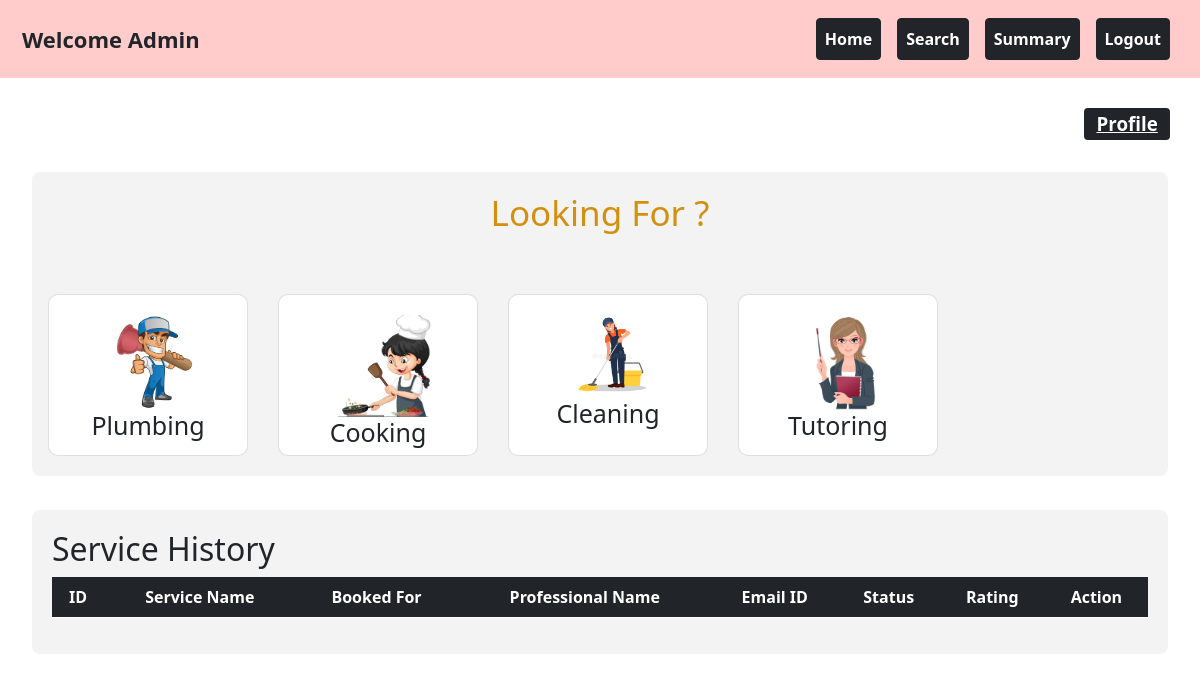
The page /customer_dashboard/1 on the database its author committed.
### backend/models.py (models this page shows)
class Customer_Info(db.Model):
    __tablename__="customer_info"
    id=db.Column(db.Integer,primary_key=True)
    email_id=db.Column(db.String,unique=True,nullable=False)
    password=db.Column(db.String,nullable=False)
    full_name=db.Column(db.String,nullable=False)
    phone_number=db.Column(db.Integer,nullable=False)
    role=db.Column(db.Integer,default=1) #for customer its 1 . for admin its 0
    address=db.Column(db.String,nullable=False)
    pin_code=db.Column(db.Integer,nullable=False)
    blocked_status=db.Column(db.Integer,default=0) #not blocked=0, 1-blocked
    service_requests=db.relationship("Service_Request",cascade="all,delete",backref="customer_info",lazy=True)

class Service(db.Model):
    __tablename__="service"
    id=db.Column(db.Integer,primary_key=True)
    name=db.Column(db.String,nullable=False)
    basic_price=db.Column(db.Integer,nullable=False)
    Description=db.Column(db.String,nullable=False)
    professionals=db.relationship("Professional_Info",cascade="all,delete",backref="service",lazy=True)
    service_requests=db.relationship("Service_Request",cascade="all,delete",backref="service",lazy=True)

### backend/controller.py (the view)
@app.route("/customer_dashboard/<int:cust_id>",methods=["GET","POST"])
def customer_dashboard(cust_id):
    cust_obj=Customer_Info.query.get(cust_id)
    serv_req=Service_Request.query.filter_by(customer_id=cust_id).all()
    service_obj=Service.query.all()
    prof_dict={prof_obj.id:prof_obj for prof_obj in Professional_Info.query.all()}
    service_dict={service.id:service for service in Service.query.all()}
    return render_template("customer_dashboard.html",prof_dict=prof_dict,serv_dict=service_dict,serv_req=serv_req,cust_obj=cust_obj,serv_obj=service_obj)

### templates/customer_dashboard.html (shortened to what this page needs)
<!DOCTYPE html>
<html lang="en">
    <head>
        <link rel="stylesheet" href="/static\styles\style.css">
        <link href="https://cdn.jsdelivr.net/npm/bootstrap@5.0.2/dist/css/bootstrap.min.css" rel="stylesheet">
    </head>
    <body>
        <div class="container-fluid" style="background-color: #ffcccb; padding: 10px;">
            <nav class="navbar navbar-expand-lg navbar-light w-100">
                <div class="container-fluid">
                    <div style="font-size: 22px;"><strong>Welcome {{cust_obj.full_name}}</strong></div>
                    <div class="collapse navbar-collapse justify-content-end" id="navbarNav">
                        <ul class="navbar-nav">
                            <li class="nav-item">
                                <a class="nav-link btn btn-dark mx-2 text-white fw-bold" href="#home">Home</a>
                            </li>
                            <li class="nav-item">
                                <a class="nav-link btn btn-dark mx-2 text-white fw-bold" href="{{url_for('search_tab_cust',cust_id=cust_obj.id)}}">Search</a>
                            </li>
                            <li class="nav-item">
                                <a class="nav-link btn btn-dark mx-2 text-white fw-bold" href="{{url_for('summary_customer',cust_id=cust_obj.id)}}">Summary</a>
                            </li>
                            <li class="nav-item">
                                <a class="nav-link btn btn-dark mx-2 text-white fw-bold" href="/">Logout</a>
                            </li>
                        </ul>
                    </div>
                </div>
            </nav>
        </div>
        <div id="home" class="content-section">
            <div style="display: flex; justify-content: right;margin-top: 30px;font-size: 25px;margin-right: 30px;">
                <a href="{{url_for('cust_profile',cust_id=cust_obj.id)}}" class="badge bg-dark">Profile</a>
            </div>
            <div class="container-box" >
                <h2 style="text-align: center;color: #d2900e;font-size: 35px;">Looking For ?</h2>
                <div class="row row-cols-1 row-cols-md-4 g-2" style="display: flex;gap: 30px;">
                    {% for serv in serv_obj %}
                    <a href="{{url_for('best_service',serv_id=serv.id,cust_id=cust_obj.id)}}" class="card" style="border-radius: 10px;margin-top: 60px;background-color: rgb(255, 255, 255);width: 200px;">
                        <img src="/static\{{serv.name}}.png" style="margin-top: 20px;" alt="Card Image">
                        <div class="card-content">
                            <h2 class="card-title">{{serv.name}}</h2>
                        </div>
                    </a>
                    {% endfor %}
                </div>
            </div>
            <div class="container-box">
                <h2>Service History</h2>
                <table class="table table-dark table-striped" style="text-align: center;">
                    <thead>
                        <tr>
                            <th scope="col">ID</th>
                            <th scope="col">Service Name</th>
                            <th scope="col">Booked For</th>
                            <th scope="col">Professional Name</th>
                            <th scope="col">Email ID</th>
                            <th scope="col" >Status</th>
                            <th scope="col" >Rating</th>
                            <th scope="col" >Action</th>
                        </tr>
                    </thead>
                </table>
            </div>
        </div>
    </body>
</html>

### static/styles/style.css (style rules this page uses)
.card { text-align: center; transition: transform 0.2s; text-decoration: none; color: inherit; }
.card img { margin-left: 28%; width: 50%; height: auto; }
.card-title { font-size: 25px; margin-bottom: 5px; }
.container-box { padding: 20px; background-color: #f3f3f3; border: 2px solid #ffffff; border-radius: 10px; margin-top: 30px; margin-left: 30px; margin-right: 30px; margin-bottom: 30px; }
.content-section { display: none; }
body:not(:has(:target)) #home { display: block; }

### rows shown on the page
Customer_Info: full_name "Admin"
Service: name (picture), name "Plumbing"
Service: name (picture), name "Cooking"
Service: name (picture), name "Cleaning"
Service: name (picture), name "Tutoring"
